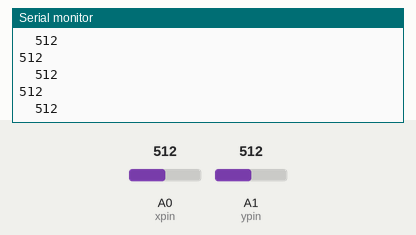
Recording of a sketch running on a simulated Arduino Uno, built with avr-gcc and run on an emulated ATmega328P. On the bench: the last lines printed to the serial monitor. The inputs (shaded band) are chosen by the test bench; at power-on: A0 (xpin) = 512, A1 (ypin) = 512.

Above: at 1.2 s.
1.3 s: A0 (xpin) set to 716
At 1.9 s:
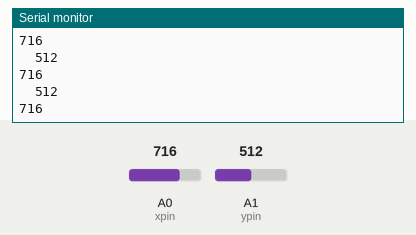
2.8 s: A1 (ypin) set to 716
At 3.9 s:
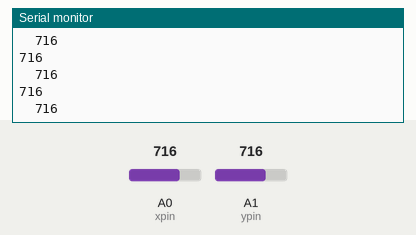
4.3 s: A0 (xpin) set to 900
At 4.8 s:
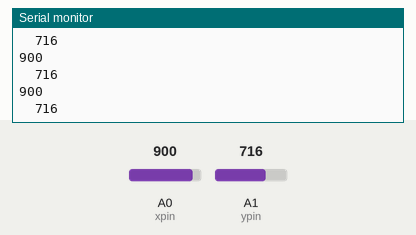
5.8 s: A1 (ypin) set to 900
At 6.7 s:
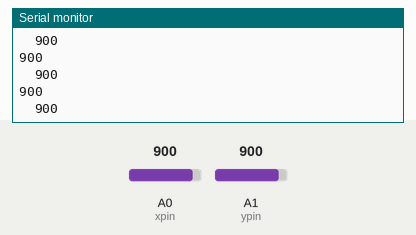
Timing chart, 0 to 8.3 s (numbered marks = the images above; inputs shaded):
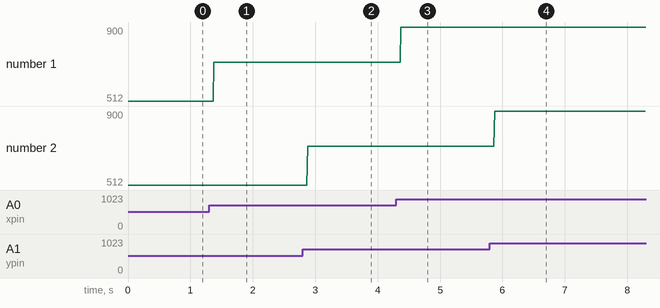

Measured:
- after the input at 1.3 s, the serial monitor: prints a new line after 0.07 s (image 1)
- after the input at 2.8 s, the serial monitor: prints a new line after 0.08 s (image 2)
- after the input at 4.3 s, the serial monitor: prints a new line after 0.07 s (image 3)
- after the input at 5.8 s, the serial monitor: prints a new line after 0.07 s (image 4)
- plotted number 1: 512 → 716 after the input at 1.3 s, 716 → 900 after the input at 4.3 s

The sketch:

joystick.ino
```cpp
#define xpin A0
#define ypin A1
int x,y;
void setup() {

 pinMode(xpin,INPUT);

// pinMode(ypin,INPUT);
 Serial.begin(9600);

}

void loop() {
x=analogRead(xpin);
y=analogRead(ypin);
Serial.println(x);
Serial.print("\t");
Serial.println(y);

}
```
